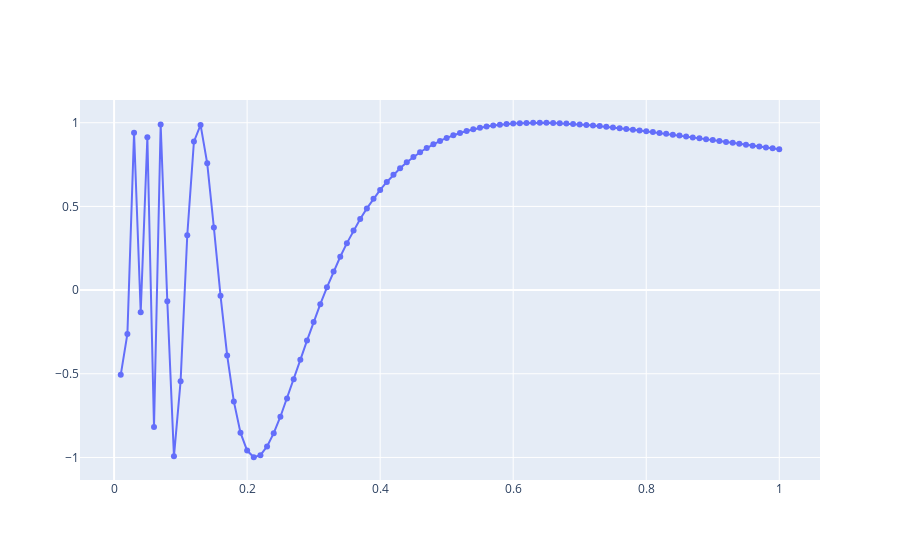

Here is the notebook cell this chart was saved with:
### Code cell
#Example 2:
#!pip install plotly
import plotly.offline as py
py.init_notebook_mode(connected=True)
import plotly.graph_objs as go
from numpy import linspace, sin
x1 = linspace(0.01,1,100)
y1 = sin(1/x1)
trace1 = go.Scatter(x=x1, y=y1, mode='lines+markers', name='sin(1/x)')
data = [trace1]
py.iplot(data)   # create a unique URL and open the plot inline in a Jupyter Notebook, You could use py.plot 
#to make an html file in the current directory

#exercise: Plot cos(1/x)
